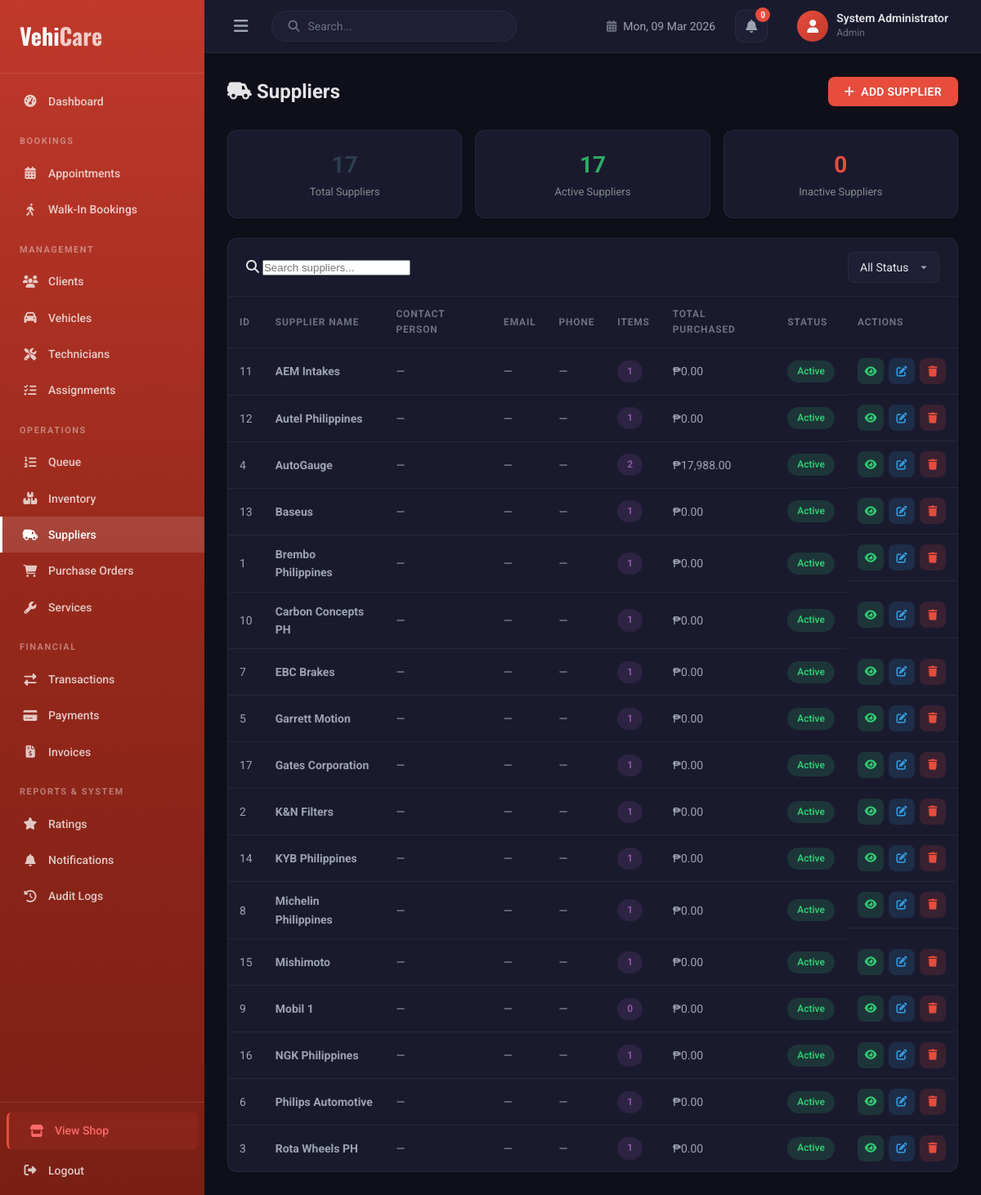
The page /admins/suppliers.php (signed in) on the database its author committed.
### tables this page shows
CREATE TABLE `suppliers` (
  `supplier_id` int(11) NOT NULL,
  `supplier_name` varchar(200) NOT NULL,
  `contact_person` varchar(150) DEFAULT NULL,
  `email` varchar(150) DEFAULT NULL,
  `phone` varchar(50) DEFAULT NULL,
  `address` text DEFAULT NULL,
  `status` enum('active','inactive') DEFAULT 'active',
  `created_at` timestamp NOT NULL DEFAULT current_timestamp()
);

### admins/suppliers.php (the view, shortened to what this page needs)
<?php
require_once __DIR__ . '/../includes/db.php';
$suppliers = $pdo->query("
    SELECT s.*,
           COUNT(DISTINCT i.item_id) AS item_count,
           COALESCE(SUM(CASE WHEN po.status = 'Received' THEN po.total_cost ELSE 0 END), 0) AS total_purchased
    FROM suppliers s
    LEFT JOIN inventory i ON s.supplier_id = i.supplier_id
    LEFT JOIN purchase_orders po ON s.supplier_id = po.supplier_id
    GROUP BY s.supplier_id
    ORDER BY s.supplier_name
")->fetchAll();
$totalSuppliers = count($suppliers);
$activeSuppliers = 0;
foreach ($suppliers as $s) { if ($s['status'] === 'active') $activeSuppliers++; }
?>
<!DOCTYPE html>
<html lang="en">
<head>
    <link rel="stylesheet" href="../includes/style/admin.css">
    <link rel="stylesheet" href="https://cdnjs.cloudflare.com/ajax/libs/font-awesome/6.5.1/css/all.min.css">
</head>
<body class="admin-body">
<div class="admin-layout">
    <?php include __DIR__ . '/includes/sidebar.php'; ?>
    <main class="admin-main">
        <?php include __DIR__ . '/includes/topbar.php'; ?>
        <div class="admin-content">
            <div class="page-header">
                <h2><i class="fas fa-truck-field"></i> Suppliers</h2>
                <button class="btn btn-primary" onclick="openModal('addModal')"><i class="fas fa-plus"></i> Add Supplier</button>
            </div>
            <div class="stats-row" style="display:grid;grid-template-columns:repeat(auto-fit,minmax(200px,1fr));gap:16px;margin-bottom:24px;">
                <div class="admin-card" style="padding:20px;text-align:center;">
                    <div style="font-size:28px;font-weight:700;color:#2c3e50;"><?= $totalSuppliers ?></div>
                    <div style="font-size:13px;color:#7f8c8d;">Total Suppliers</div>
                </div>
                <div class="admin-card" style="padding:20px;text-align:center;">
                    <div style="font-size:28px;font-weight:700;color:#27ae60;"><?= $activeSuppliers ?></div>
                    <div style="font-size:13px;color:#7f8c8d;">Active Suppliers</div>
                </div>
                <div class="admin-card" style="padding:20px;text-align:center;">
                    <div style="font-size:28px;font-weight:700;color:#e74c3c;"><?= $totalSuppliers - $activeSuppliers ?></div>
                    <div style="font-size:13px;color:#7f8c8d;">Inactive Suppliers</div>
                </div>
            </div>
            <div class="admin-card">
                <div class="table-toolbar" style="display:flex;gap:1rem;align-items:center;flex-wrap:wrap;">
                    <div class="search-box"><i class="fas fa-search"></i>
                        <input type="text" id="searchInput" placeholder="Search suppliers..." onkeyup="searchTable()">
                    </div>
                    <select id="statusFilter" onchange="searchTable()" class="form-control" style="width:auto;">
                        <option value="">All Status</option>
                    </select>
                </div>
                <?php if (count($suppliers) > 0): ?>
                <div class="table-responsive">
                    <table class="admin-table" id="suppliersTable">
                        <thead>
                            <tr>
                                <th>ID</th>
                                <th>Supplier Name</th>
                                <th>Contact Person</th>
                                <th>Email</th>
                                <th>Phone</th>
                                <th>Items</th>
                                <th>Total Purchased</th>
                                <th>Status</th>
                                <th>Actions</th>
                            </tr>
                        </thead>
                        <tbody>
                        <?php foreach ($suppliers as $row): ?>
                            <tr data-status="<?= htmlspecialchars($row['status']) ?>">
                                <td><?= $row['supplier_id'] ?></td>
                                <td>
                                    <strong><?= htmlspecialchars($row['supplier_name']) ?></strong>
                                </td>
                                <td><?= htmlspecialchars($row['contact_person'] ?? '—') ?></td>
                                <td><?= htmlspecialchars($row['email'] ?? '—') ?></td>
                                <td><?= htmlspecialchars($row['phone'] ?? '—') ?></td>
                                <td><span class="badge badge-assigned"><?= (int)$row['item_count'] ?></span></td>
                                <td>₱<?= number_format((float)$row['total_purchased'], 2) ?></td>
                                <td>
                                    <span class="badge <?= $row['status'] === 'active' ? 'badge-finished' : 'badge-ongoing' ?>">
                                        <?= ucfirst($row['status']) ?>
                                    </span>
                                </td>
                                <td class="action-btns">
                                    <button class="btn-icon btn-view" title="View Details" onclick="viewSupplier(<?= $row['supplier_id'] ?>)"><i class="fas fa-eye"></i></button>
                                    <button class="btn-icon btn-edit" title="Edit" onclick="editSupplier(
                                        <?= $row['supplier_id'] ?>,
                                        <?= json_encode($row['supplier_name']) ?>,
                                        <?= json_encode($row['contact_person'] ?? '') ?>,
                                        <?= json_encode($row['email'] ?? '') ?>,
                                        <?= json_encode($row['phone'] ?? '') ?>,
                                        <?= json_encode($row['address'] ?? '') ?>,
                                        <?= json_encode($row['status']) ?>
                                    )"><i class="fas fa-edit"></i></button>
                                    <form method="POST" style="display:inline" onsubmit="return confirm('Delete this supplier? If linked to items, it will be deactivated instead.')">
                                        <button type="submit" class="btn-icon btn-delete" title="Delete"><i class="fas fa-trash"></i></button>
                                    </form>
                                </td>
                            </tr>
                        <?php endforeach; ?>
                        </tbody>
                    </table>
                </div>
                <?php else: ?>
                <div class="empty-state"><i class="fas fa-truck-field"></i><h3>No suppliers found</h3><p>Click "Add Supplier" to add your first supplier.</p></div>
                <?php endif; ?>
            </div>
        </div>
    </main>
</div>
</body>
</html>

### includes/style/admin.css (style rules this page uses)
:root { --primary: #e74c3c; --primary-dark: #c0392b; --primary-light: #ff6b6b; --admin-bg: #0f0f1a; --admin-surface: #1a1a2e; --admin-surface-2: #1e1e35; --admin-surface-3: #252540; --admin-border: rgba(255,255,255,0.06); --admin-text: #e4e4e7; --admin-text-dim: #9ca3af; --admin-text-muted: #6b7280; --sidebar-bg: linear-gradient(180deg, #c0392b 0%, #96281b 50%, #7a1f15 100%); --sidebar-width: 250px; --topbar-height: 65px; --font-main: 'Roboto', sans-serif; --font-heading: 'Oswald', sans-serif; --radius: 12px; --radius-sm: 8px; --shadow: 0 4px 20px rgba(0,0,0,0.3); --transition: all 0.3s ease; }
*, *::before, *::after { margin: 0; padding: 0; box-sizing: border-box; }
html { scroll-behavior: smooth; }
body.admin-body { font-family: var(--font-main); background: var(--admin-bg); color: var(--admin-text); line-height: 1.6; overflow-x: hidden; }
.admin-layout { display: flex; min-height: 100vh; }
.admin-main { flex: 1; margin-left: var(--sidebar-width); transition: var(--transition); display: flex; flex-direction: column; }
.admin-content { padding: 28px; flex: 1; }
.page-header { display: flex; align-items: center; justify-content: space-between; margin-bottom: 28px; }
.admin-card { background: var(--admin-surface); border: 1px solid var(--admin-border); border-radius: var(--radius); overflow: hidden; }
.admin-table { width: 100%; border-collapse: collapse; }
.admin-table thead th { text-align: left; padding: 12px 14px; font-size: 12px; font-weight: 700; text-transform: uppercase; letter-spacing: 0.8px; color: var(--admin-text-muted); border-bottom: 1px solid var(--admin-border); }
.admin-table tbody td { padding: 12px 14px; font-size: 14px; color: var(--admin-text-dim); border-bottom: 1px solid var(--admin-border); }
.admin-table tbody tr:last-child td { border-bottom: none; }
.badge { display: inline-block; padding: 4px 12px; border-radius: 20px; font-size: 12px; font-weight: 600; text-transform: capitalize; }
.badge-assigned { background: rgba(155,89,182,0.15); color: #9b59b6; }
.badge-finished { background: rgba(46,204,113,0.15); color: #2ecc71; }
.btn { display: inline-flex; align-items: center; gap: 8px; padding: 10px 20px; border: none; border-radius: var(--radius-sm); font-family: var(--font-main); font-weight: 600; font-size: 14px; cursor: pointer; transition: var(--transition); text-transform: uppercase; letter-spacing: 0.3px; }
.btn-primary { background: var(--primary); color: #fff; }
.form-control { width: 100%; padding: 10px 14px; background: var(--admin-surface-2); border: 1px solid var(--admin-border); border-radius: var(--radius-sm); color: var(--admin-text); font-family: var(--font-main); font-size: 14px; outline: none; transition: var(--transition); }
.form-control::placeholder { color: var(--admin-text-muted); }
select.form-control { appearance: none; background-repeat: no-repeat; background-position: right 12px center; padding-right: 36px; }
.action-btns { display: flex; gap: 6px; }
.btn-icon { width: 32px; height: 32px; border-radius: 8px; border: none; display: inline-flex; align-items: center; justify-content: center; cursor: pointer; transition: var(--transition); font-size: 13px; }
.btn-edit { background: rgba(52,152,219,0.15); color: #3498db; }
.btn-delete { background: rgba(231,76,60,0.15); color: #e74c3c; }
.btn-view { background: rgba(46,204,113,0.15); color: #2ecc71; }
.table-toolbar { display: flex; align-items: center; justify-content: space-between; gap: 12px; padding: 16px 22px; border-bottom: 1px solid var(--admin-border); flex-wrap: wrap; }

### rows shown on the page
suppliers: supplier_id "11", supplier_name "AEM Intakes", contact_person "—", email "—", phone "—", item_count "1", total_purchased "0.00", status "Active"
suppliers: supplier_id "12", supplier_name "Autel Philippines", contact_person "—", email "—", phone "—", item_count "1", total_purchased "0.00", status "Active"
suppliers: supplier_id "4", supplier_name "AutoGauge", contact_person "—", email "—", phone "—", item_count "2", total_purchased "17,988.00", status "Active"
suppliers: supplier_id "13", supplier_name "Baseus", contact_person "—", email "—", phone "—", item_count "1", total_purchased "0.00", status "Active"
suppliers: supplier_id "1", supplier_name "Brembo Philippines", contact_person "—", email "—", phone "—", item_count "1", total_purchased "0.00", status "Active"
suppliers: supplier_id "10", supplier_name "Carbon Concepts PH", contact_person "—", email "—", phone "—", item_count "1", total_purchased "0.00", status "Active"
suppliers: supplier_id "7", supplier_name "EBC Brakes", contact_person "—", email "—", phone "—", item_count "1", total_purchased "0.00", status "Active"
suppliers: supplier_id "5", supplier_name "Garrett Motion", contact_person "—", email "—", phone "—", item_count "1", total_purchased "0.00", status "Active"
suppliers: supplier_id "17", supplier_name "Gates Corporation", contact_person "—", email "—", phone "—", item_count "1", total_purchased "0.00", status "Active"
suppliers: supplier_id "2", supplier_name "K&N Filters", contact_person "—", email "—", phone "—", item_count "1", total_purchased "0.00", status "Active"
suppliers: supplier_id "14", supplier_name "KYB Philippines", contact_person "—", email "—", phone "—", item_count "1", total_purchased "0.00", status "Active"
suppliers: supplier_id "8", supplier_name "Michelin Philippines", contact_person "—", email "—", phone "—", item_count "1", total_purchased "0.00", status "Active"
suppliers: supplier_id "15", supplier_name "Mishimoto", contact_person "—", email "—", phone "—", item_count "1", total_purchased "0.00", status "Active"
suppliers: supplier_id "9", supplier_name "Mobil 1", contact_person "—", email "—", phone "—", item_count "0", total_purchased "0.00", status "Active"
suppliers: supplier_id "16", supplier_name "NGK Philippines", contact_person "—", email "—", phone "—", item_count "1", total_purchased "0.00", status "Active"
suppliers: supplier_id "6", supplier_name "Philips Automotive", contact_person "—", email "—", phone "—", item_count "1", total_purchased "0.00", status "Active"
suppliers: supplier_id "3", supplier_name "Rota Wheels PH", contact_person "—", email "—", phone "—", item_count "1", total_purchased "0.00", status "Active"

### other values the page prints
$_SESSION['full_name'] "System Administrator"
$_SESSION['role'] "Admin"
$totalSuppliers "17"
$activeSuppliers "17"
$totalSuppliers - $activeSuppliers "0"
